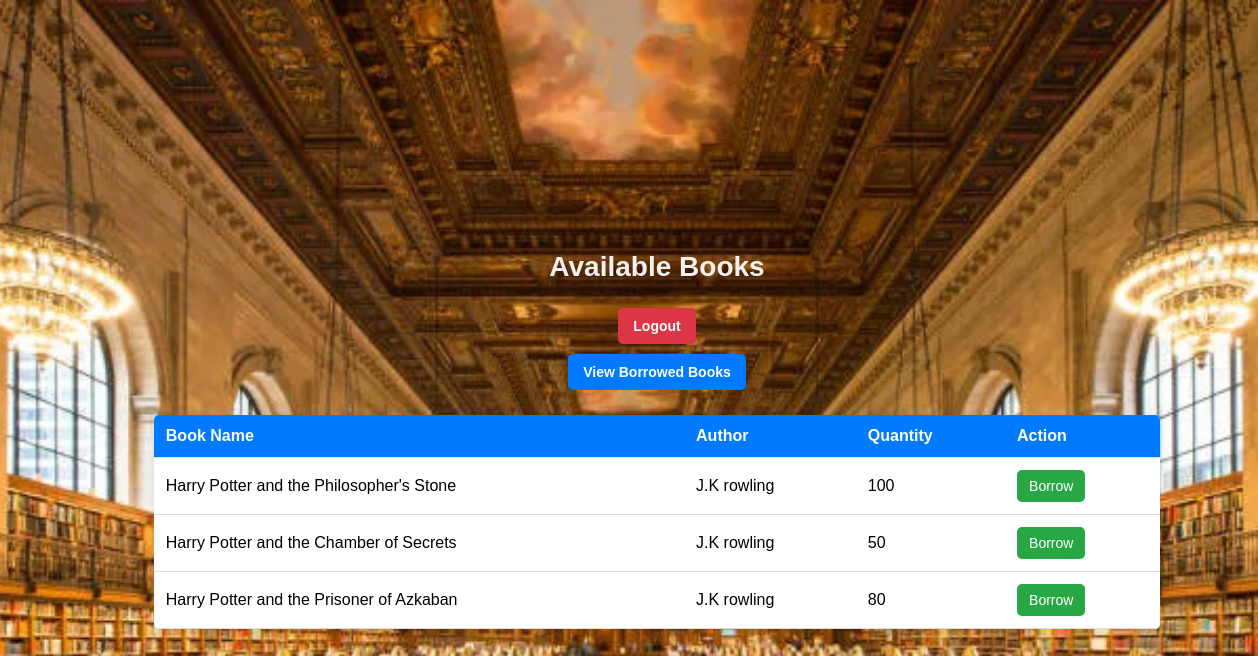
The page /dashboard/ (signed in) on the database its author committed.
### books/models.py (models this page shows, shortened)
class Book(models.Model):
    name = models.CharField(max_length=255)
    author = models.CharField(max_length=255)
    quantity = models.PositiveIntegerField(default=1)  # Track available copies

### books/views.py (the view)
# urls.py: path('dashboard/', views.student_dashboard, name='student_dashboard'),  # Student Dashboard
@login_required
def student_dashboard(request):
    books = Book.objects.filter(quantity__gt=0)  # Only show books with quantity > 0
    return render(request, 'student_dashboard.html', {'books': books})

### books/templates/student_dashboard.html (shortened to what this page needs)
{% load static %}
<!DOCTYPE html>
<html lang="en">
<head>
</head>
<body>
    <h2>Available Books</h2>
    <a href="{% url 'logout' %}" class="btn btn-danger">Logout</a>
    <a href="{% url 'borrowed_books' student_id=request.user.student.id %}" class="btn">View Borrowed Books</a>
    <table>
        <tr>
            <th>Book Name</th>
            <th>Author</th>
            <th>Quantity</th>
            <th>Action</th>
        </tr>
        {% for book in books %}
        <tr>
            <td>{{ book.name }}</td>
            <td>{{ book.author }}</td>
            <td>{{ book.quantity }}</td>
            <td>
                {% if book.quantity > 0 %}
                    <a href="{% url 'borrow_book' book.id %}">
                        <button class="borrow-btn">Borrow</button>
                    </a>
                {% else %}
                    <button class="disabled-btn" disabled>Out of Stock</button>
                {% endif %}
            </td>
        </tr>
        {% empty %}
        <tr>
            <td colspan="4" style="text-align: center;">No books available</td>
        </tr>
        {% endfor %}
    </table>
</body>
</html>

### rows shown on the page
Book: name "Harry Potter and the Philosopher's Stone", author "J.K rowling", quantity "100", shows "Borrow"
Book: name "Harry Potter and the Chamber of Secrets", author "J.K rowling", quantity "50", shows "Borrow"
Book: name "Harry Potter and the Prisoner of Azkaban", author "J.K rowling", quantity "80", shows "Borrow"
